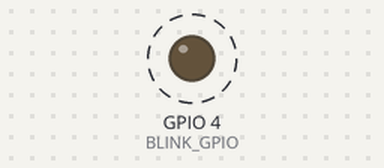
Simulated run of this program. Board: ESP32. On the bench: output pins drawn as LEDs (lit = HIGH). Dashed ring = blinking.

Above: at 0.2 s.
Timing chart, 0 to 3.0 s (numbered marks = the images above):
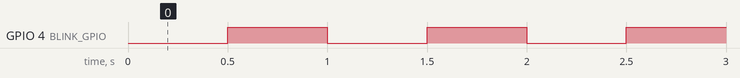

The program:

main.cpp
```cpp
#include <stdio.h>
#include "freertos/FreeRTOS.h"
#include "freertos/task.h"
#include "driver/gpio.h"

// Define o pino onde o LED está conectado
#define BLINK_GPIO GPIO_NUM_4

// Variáveis para controle de tempo
unsigned long previousMillis = 0;  // Armazena o tempo do último piscar
const long interval = 500;          // Intervalo de 500 ms

extern "C" void app_main(void)
{
    // Reinicia o pino para garantir que ele esteja em um estado conhecido
    gpio_reset_pin(BLINK_GPIO);
    // Configura o pino como saída
    gpio_set_direction(BLINK_GPIO, GPIO_MODE_OUTPUT);


    // Loop infinito
    while (1) {
        // Obtém o tempo atual em ticks (milissegundos)
        unsigned long currentMillis = xTaskGetTickCount() * portTICK_PERIOD_MS;

        // Verifica se o intervalo de tempo foi alcançado
        if (currentMillis - previousMillis >= interval) {
            // Armazena o tempo atual para o próximo cálculo de intervalo
            previousMillis = currentMillis;

            // Liga ou desliga o LED com base no estado atual
            static bool ledState = false;
            ledState = !ledState;
            gpio_set_level(BLINK_GPIO, ledState ? 1 : 0);

        }
    }
}
```

Measured:
- by itself, GPIO 4 (BLINK_GPIO): alternates HIGH for 0.50 s and LOW for 0.50 s
